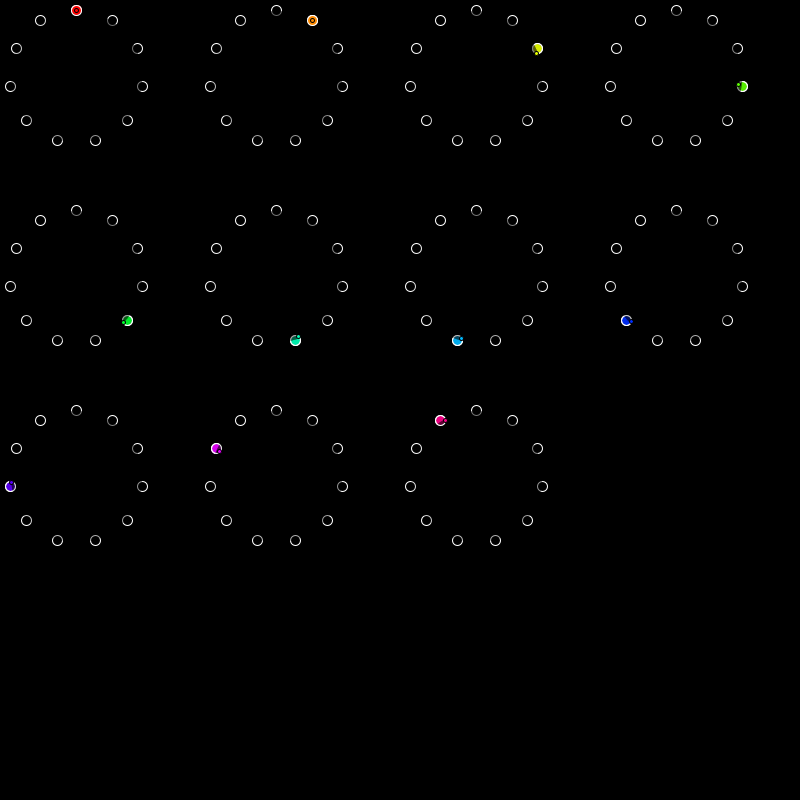
Frame 1 (no input)
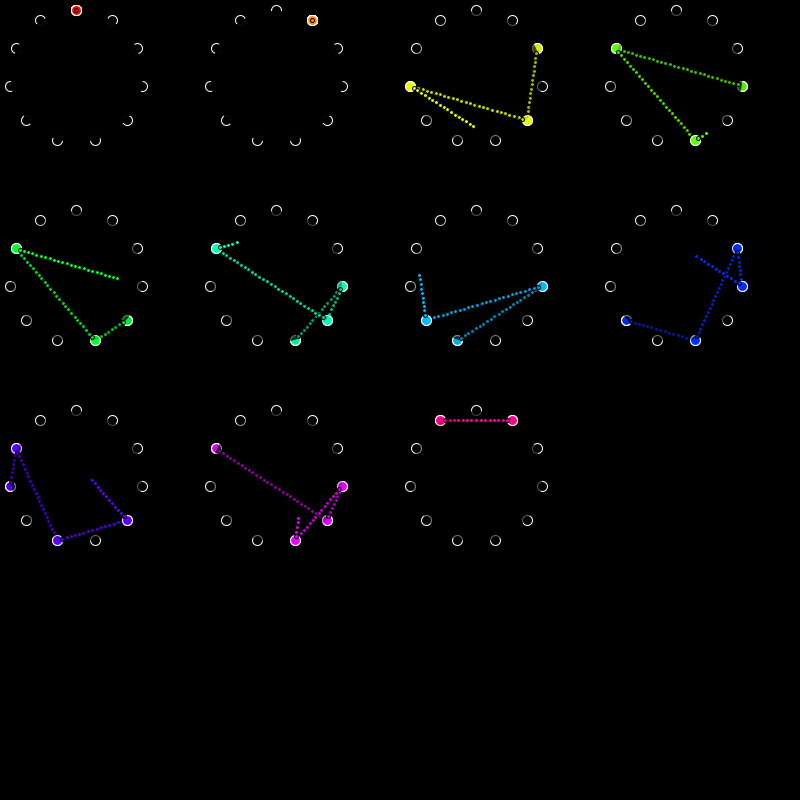
Frame 60 (the mouse pressed at the canvas centre just before this capture)
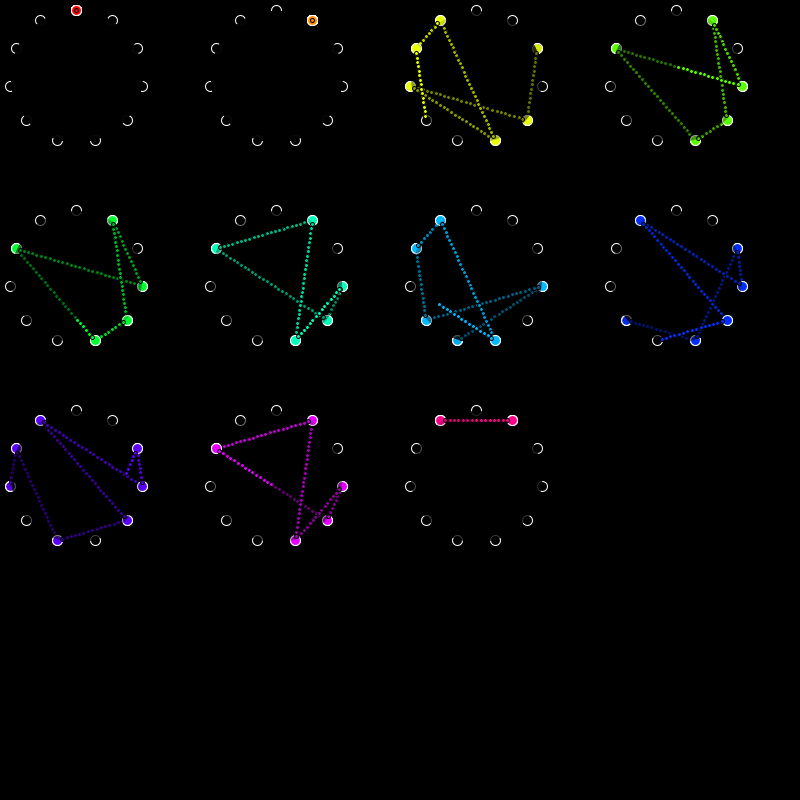
Frame 120 (the mouse held since frame 60 and released just before this capture)

The Processing sketch that drew these frames (run headless with seeded random() and noise(); from frame 60 on, the mouse is pressed at the canvas centre):

// Processing sketch: processing_102944
// ── processing_102944.pde

int modulo;
float ballRad = 10;

int[] pts;
PVector[] currs, goals;
void setup() {
  size(800, 800);

  smooth();
  reset(11);
}
void reset(int m) {
  modulo = m;
  colorMode(HSB, modulo);
  background(0);

  pts = new int[modulo];
  currs = new PVector[modulo];
  goals = new PVector[modulo];
  for (int i=0; i<pts.length; i++) {
    pts[i] = i;
    currs[i] = numToPoint(pts[i], i);
    goals[i] = numToPoint(nextNum(pts[i], i), i);
    fill(i, 100, 100);
    stroke(modulo);
    ellipse(currs[i].x, currs[i].y, ballRad, ballRad);
  }
  drawPoints();
}
int track = 0;
void draw() {
  //  fill(0, .3);
  //  rect(0, 0, width, height);
  //  drawPoints();

  for (int i=0; i<pts.length; i++) {
    if (currs[i].dist(goals[i])==0) {
      pts[i] = nextNum(pts[i], i);
      currs[i] = numToPoint(pts[i], i);
      goals[i] = numToPoint(nextNum(pts[i], i), i);
      fill(i, 100, 100);
      stroke(modulo);
      ellipse(currs[i].x, currs[i].y, ballRad, ballRad);
    }
    currs[i] = nextPoint(currs[i], goals[i], .8);

    fill(i, 100, 100);
    stroke(0);
    ellipse(currs[i].x, currs[i].y, .4*ballRad, .4*ballRad);
  }
}

void drawPoints() {
  for (int i=0; i<modulo; i++) {
    noFill();
    for (int j=0; j<modulo; j++) {
      PVector loc = numToPoint(i, j);
      stroke(modulo);
      ellipse(loc.x, loc.y, ballRad, ballRad);
    }
  }
}




int nextNum(int old, int base) {
  return (old*base)%modulo;
}

PVector numToPoint(int num, int base) {
  /*
  //Easy circle:
   float RLarge = width/1.5;
   float RSmall = PI*RLarge/(modulo+4);//+4 for spacing
   
   float x = width/2 + .5*RLarge*cos(base*TAU/modulo - PI/2) + .5*RSmall*cos(num*TAU/modulo - PI/2);
   float y = height/2 + .5*RLarge*sin(base*TAU/modulo - PI/2) + .5*RSmall*sin(num*TAU/modulo - PI/2);
   return new PVector(x, y);
   */

  //Grid:
  int rcs = ceil(sqrt(modulo));
  float rad = width/(1.5*rcs);
  float circx = ballRad + .5*rad + (base%rcs)*(1.5*rad);
  float circy = ballRad + .5*rad + floor((base)/rcs)*(1.5*rad);
  fill(0, .9);
  noStroke();
  ellipse(circx, circy, rad-.2*ballRad, rad-.2*ballRad);
  float x = circx + (.5*rad)*cos(num*2*PI/modulo - PI/2);
  float y = circy + (.5*rad)*sin(num*2*PI/modulo - PI/2);
  return new PVector(x, y);
}

PVector nextPoint(PVector start, PVector end, float r) {
  //Straight Line
  float t = ballRad;
  PVector next = new PVector(end.x, end.y);
  while (start.dist (next)>.5*t) {
    next.x = lerp(start.x, next.x, r);
    next.y = lerp(start.y, next.y, r);
  }
  return next;
}

int grabNewBase(){
  //take the mousex, mouseY and convert to base, given modulo.
  int rcs = ceil(sqrt(modulo));
  float wdh = width/rcs;
  
  int rn = floor(mouseX/wdh);
  int cn = floor(mouseY/wdh);
  
  int b = cn*rcs + rn;
  return b;
}

void keyPressed(){
   if(key == CODED){
    if(keyCode == UP)
      reset(modulo+1);
    else if(keyCode == DOWN)
      reset(max(2,modulo-1));
   }
}
